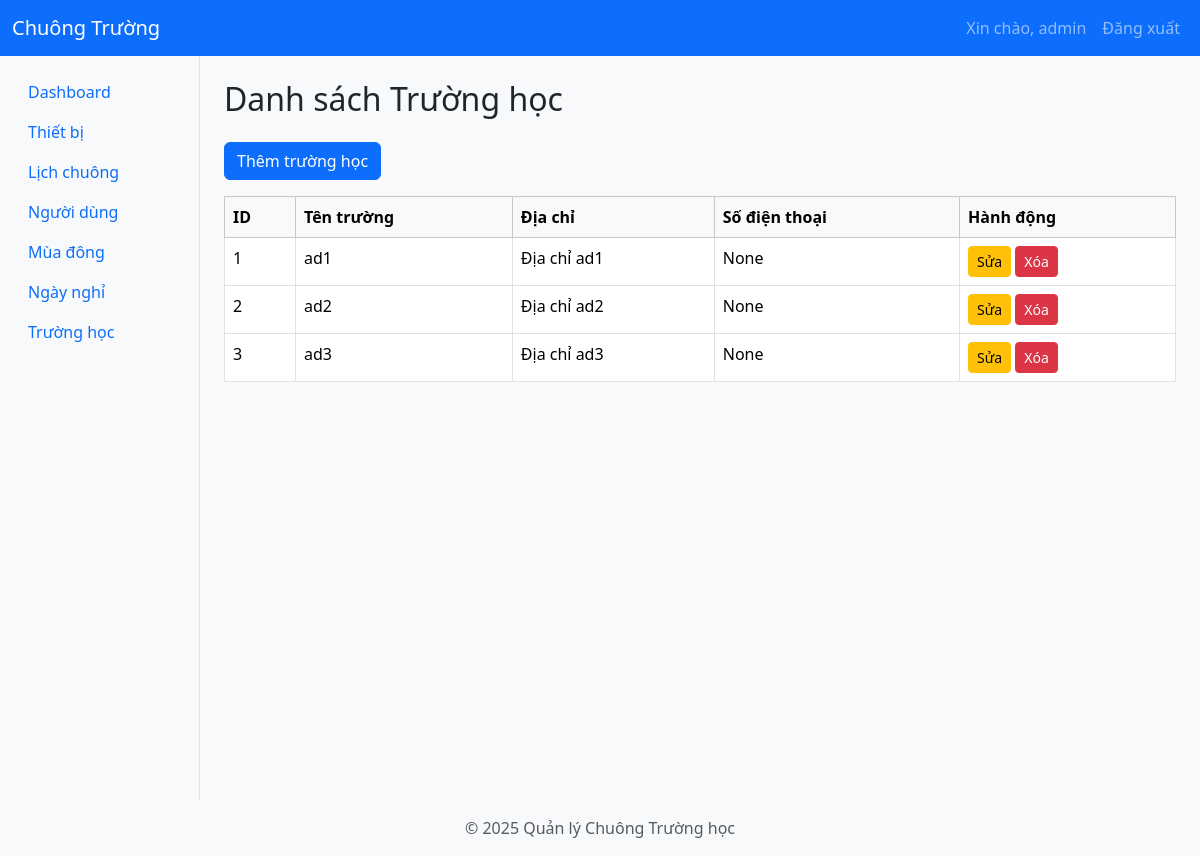
/schools (signed in), run on an earlier commit of the app's database.
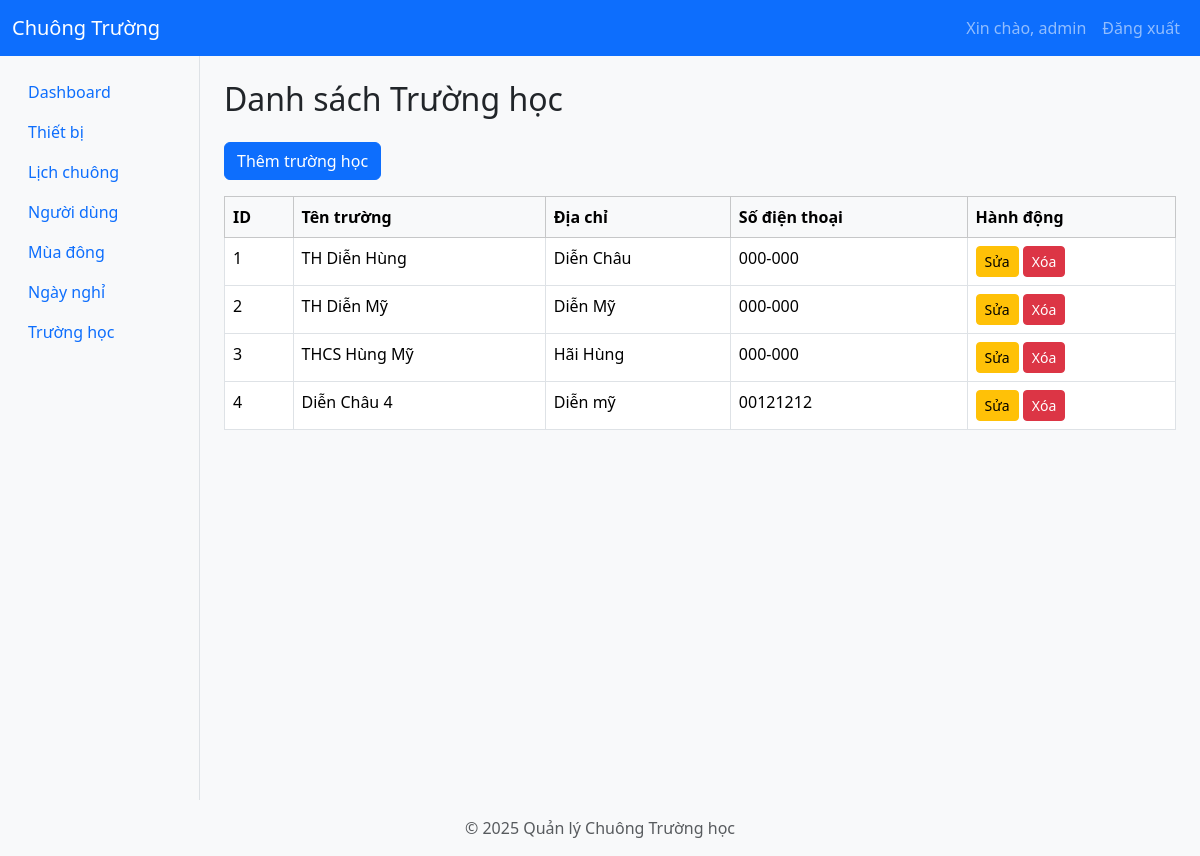
And on a later commit of the database.
### app/models/school.py (models this page shows)
class School(db.Model):
    __tablename__ = "schools"
    id = db.Column(db.Integer, primary_key=True)
    name = db.Column(db.String(100), nullable=False)
    address = db.Column(db.String(200))
    phone = db.Column(db.String(20))
    users = db.relationship("User", back_populates="school", lazy="dynamic")
    devices = db.relationship("Device", back_populates="school", lazy=True)
    disabled_periods = db.relationship(
        "DisabledPeriod",
        back_populates="school",
        lazy=True
    )
    schedules = db.relationship("Schedule", back_populates="school", lazy=True)
    winter_shift = db.relationship(
        "app.models.winter_shift_config.WinterShiftConfig",
        backref="school_winter_shift",
        uselist=False,
        overlaps="winter_shift_config,school"
    )
    winter_shift_config = db.relationship(
        "app.models.winter_shift_config.WinterShiftConfig",
        backref="school_winter_shift_config",
        uselist=False,
        overlaps="school_winter_shift"
    )

### app/routes/school.py (the view)
@school_bp.route('/schools', methods=['GET'])
@login_required
@admin_required
def list_schools():
    schools = School.query.all()
    return render_template('pages/schools.html', schools=schools)

### app/__init__.py (called while the page is built)
def create_app():
    app = Flask(__name__)
    app.config.from_object('app.config.Config')
    db.init_app(app)
    jwt.init_app(app)
    migrate.init_app(app, db)  # Bind Flask-Migrate to the app and db
    login_manager.init_app(app)  # Initialize Flask-Login
    login_manager.login_view = 'auth.login'  # Set the login view
    @app.context_processor
    def inject_user():
        from flask_login import current_user
        return dict(current_user=current_user)
    from app.utils.jwt_patch import apply_jwt_patch
    apply_jwt_patch()
    from app.routes import register_routes
    register_routes(app)
    def get_day_name(index):
        days = ['Thứ 2', 'Thứ 3', 'Thứ 4', 'Thứ 5', 'Thứ 6', 'Thứ 7', 'Chủ Nhật']
        return days[index]
    app.jinja_env.filters['get_day_name'] = get_day_name
    return app

### app/templates/pages/schools.html (shortened to what this page needs)
{% extends 'layouts/layout.html' %}
{% block content %}
<h2 class="mb-4">Danh sách Trường học</h2>
<button class="btn btn-primary mb-3" data-bs-toggle="modal" data-bs-target="#addSchoolModal">Thêm trường học</button>
<table class="table table-bordered table-hover">
    <thead class="table-light">
        <tr>
            <th>ID</th>
            <th>Tên trường</th>
            <th>Địa chỉ</th>
            <th>Số điện thoại</th>
            <th>Hành động</th>
        </tr>
    </thead>
    <tbody>
        {% for school in schools %}
        <tr>
            <td>{{ school.id }}</td>
            <td>{{ school.name }}</td>
            <td>{{ school.address }}</td>
            <td>{{ school.phone }}</td>
            <td>
                <a href="/schools/edit/{{ school.id }}" class="btn btn-sm btn-warning">Sửa</a>
                <form method="POST" action="/schools/delete/{{ school.id }}" style="display: inline;" onsubmit="return confirm('Bạn có chắc muốn xóa?');">
                    <button type="submit" class="btn btn-sm btn-danger">Xóa</button>
                </form>
            </td>
        </tr>
        {% endfor %}
    </tbody>
</table>
{% endblock %}

What changed in the data, as far as the page shows it:
changed School id 1: name "ad1" → "TH Diễn Hùng"; address "Địa chỉ ad1" → "Diễn Châu"; phone "None" → "000-000"
changed School id 2: name "ad2" → "TH Diễn Mỹ"; address "Địa chỉ ad2" → "Diễn Mỹ"; phone "None" → "000-000"
changed School id 3: name "ad3" → "THCS Hùng Mỹ"; address "Địa chỉ ad3" → "Hãi Hùng"; phone "None" → "000-000"
added School: id "4", name "Diễn Châu 4", address "Diễn mỹ", phone "00121212"
